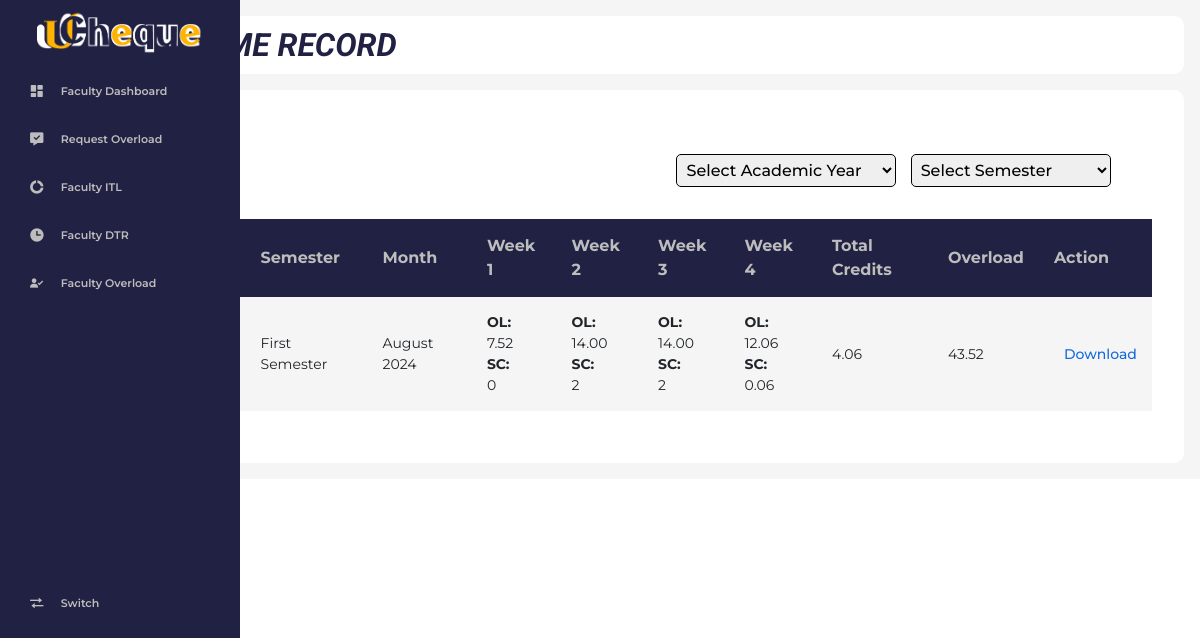
/faculty/f_dtr.php (signed in), run on the app's committed database.
### tables this page shows
CREATE TABLE `dtr_extracted_data` (
  `id` int(11) NOT NULL,
  `userId` int(11) NOT NULL,
  `academic_year_id` int(11) NOT NULL,
  `semester_id` int(11) NOT NULL,
  `month_year` varchar(50) DEFAULT NULL,
  `week1` float DEFAULT NULL,
  `week2` float DEFAULT NULL,
  `week3` float DEFAULT NULL,
  `week4` float DEFAULT NULL,
  `week5` float DEFAULT NULL,
  `filePath` varchar(255) DEFAULT NULL,
  `fileName` varchar(255) DEFAULT NULL,
  `dateCreated` datetime DEFAULT current_timestamp(),
  `overall_total` varchar(5) DEFAULT NULL,
  `remarks` text DEFAULT NULL,
  `week1_overload` decimal(10,2) DEFAULT NULL,
  `week2_overload` decimal(10,2) DEFAULT NULL,
  `week3_overload` decimal(10,2) DEFAULT NULL,
  `week4_overload` decimal(10,2) DEFAULT NULL,
  `total_credits` decimal(10,2) DEFAULT NULL,
  `overload_pay` decimal(10,2) DEFAULT NULL
);

### faculty/f_dtr.php (the view, shortened to what this page needs)
<?php
include('./includes/header.php');
include('./includes/sidebar.php');
include('./includes/topbar.php');
$loggedInUserId = $_SESSION['auth_user']['userId'];
?>
<link rel="stylesheet" href="https://cdn.jsdelivr.net/npm/sweetalert2@11/dist/sweetalert2.min.css">
<div class="tabular--wrapper">
    <div class="add">
    <div class="filter">
        <form method="GET" action="">
            <select name="academic_year_id" onchange="this.form.submit()" style="width: 220px; margin-right: 10px;">
                <option value="" selected>Select Academic Year</option>
            </select>
            <select name="semester_id" onchange="this.form.submit()" style="width: 200px; margin-right: 10px;">
                <option value="" selected>Select Semester</option>
            </select>
        </form>
        </div>
    </div>
    <div class="table-container">
    <?php
        $limit = 10;
        $page = isset($_GET['page']) ? (int)$_GET['page'] : 1;
        $page = max($page, 1);
        $offset = ($page - 1) * $limit;
        $creditThreshold = 12;
        $query = " SELECT d.id, d.userId, d.academic_year_id,  d.semester_id,
            MAX(d.week1) AS week1, MAX(d.week2) AS week2, MAX(d.week3) AS week3,
            MAX(d.week4) AS week4,  MAX(d.week5) AS week5,  MAX(d.overall_total) AS overall_total,
            MAX(d.fileName) AS fileName, MAX(d.month_year) AS month_year, MAX(e.firstName) AS firstName,
            MAX(e.middleName) AS middleName, MAX(e.lastName) AS lastName, MAX(e.employeeId) AS employeeId,
            MAX(a.academic_year) AS academic_year, MAX(s.semester_name) AS semester_name,
            COALESCE(MAX(itl.totalOverload), 0) AS totalOverload,
            MAX(itl.designated) AS designated,
            MAX(d.week1_overload) AS week1_overload,
            MAX(d.week2_overload) AS week2_overload,
            MAX(d.week3_overload) AS week3_overload,
            MAX(d.week4_overload) AS week4_overload
        FROM dtr_extracted_data d
        JOIN employee e ON d.userId = e.userId
        JOIN academic_years a ON d.academic_year_id = a.academic_year_id
        JOIN semesters s ON d.semester_id = s.semester_id
        LEFT JOIN itl_extracted_data itl ON d.userId = itl.userId
        WHERE d.userId = ?
        GROUP BY d.id, d.userId, d.academic_year_id, d.semester_id
    ";
    $params = [$loggedInUserId];
    $types = "i";
    $query .= " LIMIT ? OFFSET ?";
    $params[] = $limit;
    $params[] = $offset;
    $types .= "ii";
    $stmt = $con->prepare($query);
    $stmt->bind_param($types, ...$params);
    $stmt->execute();
    $result = $stmt->get_result();
    ?>
    <table>
        <thead>
            <tr>
                <th>Academic Year</th>
                <th>Semester</th>
                <th>Month</th>
                <th>Week 1</th>
                <th>Week 2</th>
                <th>Week 3</th>
                <th>Week 4</th>
                <th>Total Credits</th>
                <th>Overload </th>
                <th>Action</th>
            </tr>
        </thead>
        <tbody>
        <?php if ($result->num_rows > 0): ?>
            <?php while ($row = $result->fetch_assoc()):
                $totalCredits = 0;
                $weekOverloads = 0;
                $totalCreditsPerWeek = [];
                foreach (['week1_overload', 'week2_overload', 'week3_overload', 'week4_overload'] as $week) {
                    $weekOverloads += is_numeric($row[$week]) ? $row[$week] : 0;
                    $totalCreditsForWeek = 0;
                    if (is_numeric($row[$week]) && $row[$week] > $creditThreshold) {
                        $totalCreditsForWeek = $row[$week] - $creditThreshold;
                        $totalCredits += $totalCreditsForWeek;
                    }
                    $totalCreditsPerWeek[$week] = $totalCreditsForWeek;
                }
                if ($totalCredits > 0) {
                    $weekOverloads -= $totalCredits;
                    $weekOverloads = max($weekOverloads, 0);
                }
            ?>
                <tr>
                    <td><?php echo htmlspecialchars($row['academic_year']); ?></td>
                    <td><?php echo htmlspecialchars($row['semester_name']); ?></td>
                    <td><?php echo htmlspecialchars($row['month_year']); ?></td>
                    <?php foreach (['week1', 'week2', 'week3', 'week4'] as $week): ?>
                        <td>
                            <strong>OL:</strong> <br>
                            <?php echo htmlspecialchars($row[$week . '_overload']); ?> <br>
                            <strong>
                                <?php
                                echo ($row['designated'] === 'Designated') ? 'SC' :
                                    (($row['designated'] === 'Non-Designated') ? 'CTO' : 'SC/CTO');
                                ?>:
                            </strong> <br>
                            <?php echo htmlspecialchars($totalCreditsPerWeek[$week . '_overload'] ?? 0); ?>
                        </td>
                    <?php endforeach; ?>
                    <td>
                        <?php echo ($totalCredits > 0) ? htmlspecialchars($totalCredits) : '0'; ?>
                    </td>
                    <td>
                        <?php echo ($weekOverloads > 0) ? htmlspecialchars($weekOverloads) : '0'; ?>
                    </td>
                    <td>
                        <a href="./controller/download-dtr.php?employee_id=<?php echo urlencode($row['userId']); ?>" class="action">Download</a>
                    </td>
                </tr>
            <?php endwhile; ?>
        <?php else: ?>
            <tr>
                <td colspan="13" class="text-center">No records found.</td>
            </tr>
        <?php endif; ?>
        </tbody>
    </table>
    <div class="pagination" id="pagination">
    </div>
</div>
</div>
<?php
include('./includes/footer.php');
?>

### faculty/assets/style.css (style rules this page uses)
:root { --montserrat:'Montserrat', sans-serif; --nunito:'Nunito', sans-serif; --roboto:'Roboto', sans-serif; --light:#fff; --hover:#464662; --bg: #212143; --h1:#212143; --h1-blur:#212143cb; --text:#BDBDBD; --text-black:#05051d; --num:#146ADC; --cards:#A1BEEA; --bg-light:#FFFFFF; --bg-dark:#F5F5F5; --bg-darker:#B5B5C0; --tb-dark:#dddde2; --tb-ligt:#F5F5F5; --yellow:#F0B732; --staff:#A1BEEA; --faculty:#212143; --hr:#0066ff; --red:#ff0022; }
html { background: var(--html); }
.tabular--wrapper .add { display: flex; align-items: center; grid-gap: 16px; padding: 2rem 3%; justify-content: end; }
.add .filter select { border-radius: 5px; padding: 5px; border-style: solid ; border-width: thin; font-family: var(--montserrat); font-weight: 500; }
.tabular--wrapper { background: var(--light); margin-top: 1rem; border-radius: 10px; padding: 2rem; }
.table-container { width: 100%; }
table { width: 100%; border-collapse: collapse; }
thead { background: var(--bg); color: var(--text); }
th { padding: 15px; text-align: left; }
tbody { background: var(--bg-dark); }
td { padding: 15px; font-size: 14px; }
.tabular--wrapper .table-container table tr td .action { margin-left: 10px; text-decoration: none; color: var(--num); font-family: var(--montserrat); font-weight: 500; }

### faculty/assets/profile.css (style rules this page uses)
:root { --montserrat:'Montserrat', sans-serif; --nunito:'Nunito', sans-serif; --light:#fff; --hover:#464662; --bg: #212143; --h1:#212143; --h1-blur:#212143cb; --text:#BDBDBD; --text-black:#05051d; --num:#146ADC; --cards:#A1BEEA; --bg-light:#FFFFFF; --bg-dark:#F5F5F5; --bg-darker:#B5B5C0; --tb-dark:#dddde2; --tb-ligt:#F5F5F5; --yellow:#F0B732; --staff:#A1BEEA; --faculty:#212143; --hr:#0066ff; --red:#ff0022; --prof:#b0b0bd; }

### faculty/assets/page.css (style rules this page uses)
:root { --montserrat:'Montserrat', sans-serif; --nunito:'Nunito', sans-serif; --roboto:'Roboto', sans-serif; --light:#fff; --hover:#464662; --bg: #212143; --h1:#212143; --h1-blur:#212143cb; --text:#BDBDBD; --text-black:#05051d; --num:#146ADC; --cards:#A1BEEA; --bg-light:#FFFFFF; --bg-dark:#F5F5F5; --bg-darker:#B5B5C0; --tb-dark:#dddde2; --tb-ligt:#F5F5F5; --yellow:#F0B732; --staff:#A1BEEA; --faculty:#212143; --hr:#0066ff; --red:#ff0022; }
.pagination { display: flex; justify-content: center; align-items: center; padding: 10px; font-family: Arial, sans-serif; gap: 5px; }

### faculty/assets/dashboard.css (style rules this page uses)
:root { --mainBlue: #212143; --mainYellow: #ffbc03; --mainGrey: #bfbfc0; --hoverBlack: #505050; --body: #f8f9fa; --mainWhite: white; --loginForm: rgba(255, 255, 255, 0.9); --boxShadows: 0px 4px 8px rgba(0, 0, 0, 0.2); --Poppins: 'Poppins', sans-serif; --Roboto: 'Roboto', sans-serif; --Oswald: 'Oswald', sans-serif; }

### data on the page
dtr_extracted_data: semester_name "First Semester", month_year "August 2024", week "7.52", week "0", week "14.00", week "2", week "12.06", week "0.06", totalCredits "4.06", weekOverloads "43.52"
